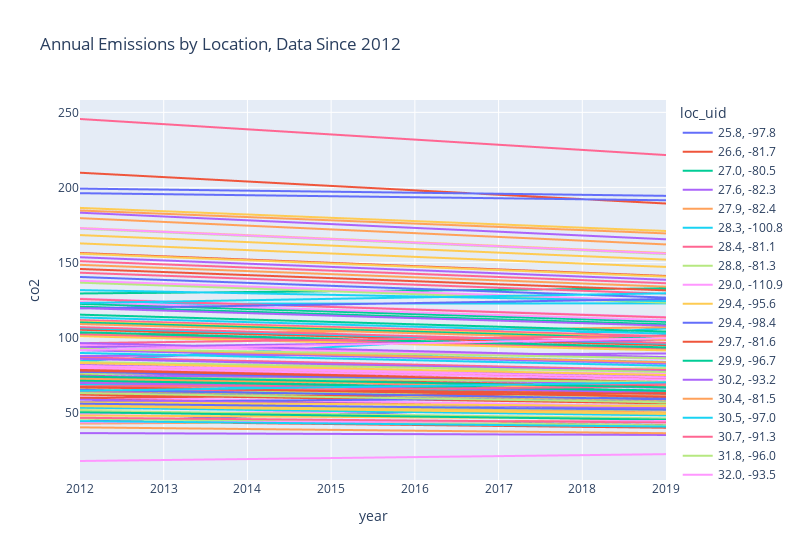

Notebook code for this chart:
### Markdown cell above
This looks pretty interesting! There's a straight line trend starting in 2012. Let's zoom in and take a closer look.

### Code cell
annual_totals = annual_totals[annual_totals["year"] >= 2012]
fig = px.line(annual_totals, x="year", y="co2", color="loc_uid", title="Annual Emissions by Location, Data Since 2012", width=800)
fig.show()
